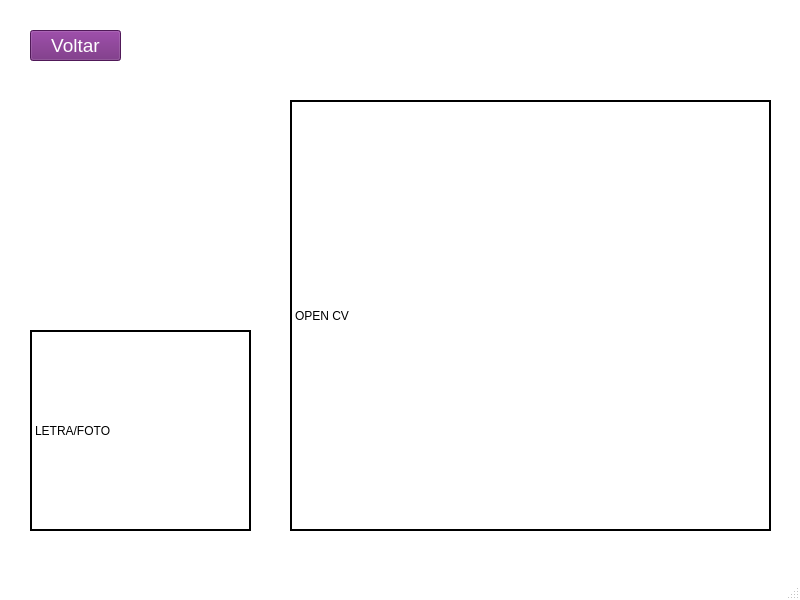
<?xml version="1.0" encoding="UTF-8"?>
<ui version="4.0">
 <class>Testar</class>
 <widget class="QMainWindow" name="Testar">
  <property name="geometry">
   <rect>
    <x>0</x>
    <y>0</y>
    <width>800</width>
    <height>600</height>
   </rect>
  </property>
  <property name="minimumSize">
   <size>
    <width>800</width>
    <height>600</height>
   </size>
  </property>
  <property name="maximumSize">
   <size>
    <width>800</width>
    <height>600</height>
   </size>
  </property>
  <property name="palette">
   <palette>
    <active>
     <colorrole role="WindowText">
      <brush brushstyle="SolidPattern">
       <color alpha="255">
        <red>0</red>
        <green>0</green>
        <blue>0</blue>
       </color>
      </brush>
     </colorrole>
     <colorrole role="Button">
      <brush brushstyle="SolidPattern">
       <color alpha="255">
        <red>255</red>
        <green>255</green>
        <blue>255</blue>
       </color>
      </brush>
     </colorrole>
     <colorrole role="Light">
      <brush brushstyle="SolidPattern">
       <color alpha="255">
        <red>255</red>
        <green>255</green>
        <blue>255</blue>
       </color>
      </brush>
     </colorrole>
     <colorrole role="Midlight">
      <brush brushstyle="SolidPattern">
       <color alpha="255">
        <red>255</red>
        <green>255</green>
        <blue>255</blue>
       </color>
      </brush>
     </colorrole>
     <colorrole role="Dark">
      <brush brushstyle="SolidPattern">
       <color alpha="255">
        <red>127</red>
        <green>127</green>
        <blue>127</blue>
       </color>
      </brush>
     </colorrole>
     <colorrole role="Mid">
      <brush brushstyle="SolidPattern">
       <color alpha="255">
        <red>170</red>
        <green>170</green>
        <blue>170</blue>
       </color>
      </brush>
     </colorrole>
     <colorrole role="Text">
      <brush brushstyle="SolidPattern">
       <color alpha="255">
        <red>0</red>
        <green>0</green>
        <blue>0</blue>
       </color>
      </brush>
     </colorrole>
     <colorrole role="BrightText">
      <brush brushstyle="SolidPattern">
       <color alpha="255">
        <red>255</red>
        <green>255</green>
        <blue>255</blue>
       </color>
      </brush>
     </colorrole>
     <colorrole role="ButtonText">
      <brush brushstyle="SolidPattern">
       <color alpha="255">
        <red>0</red>
        <green>0</green>
        <blue>0</blue>
       </color>
      </brush>
     </colorrole>
     <colorrole role="Base">
      <brush brushstyle="SolidPattern">
       <color alpha="255">
        <red>255</red>
        <green>255</green>
        <blue>255</blue>
       </color>
      </brush>
     </colorrole>
     <colorrole role="Window">
      <brush brushstyle="SolidPattern">
       <color alpha="255">
        <red>255</red>
        <green>255</green>
        <blue>255</blue>
       </color>
      </brush>
     </colorrole>
     <colorrole role="Shadow">
      <brush brushstyle="SolidPattern">
       <color alpha="255">
        <red>0</red>
        <green>0</green>
        <blue>0</blue>
       </color>
      </brush>
     </colorrole>
     <colorrole role="AlternateBase">
      <brush brushstyle="SolidPattern">
       <color alpha="255">
        <red>255</red>
        <green>255</green>
        <blue>255</blue>
       </color>
      </brush>
     </colorrole>
     <colorrole role="ToolTipBase">
      <brush brushstyle="SolidPattern">
       <color alpha="255">
        <red>255</red>
        <green>255</green>
        <blue>220</blue>
       </color>
      </brush>
     </colorrole>
     <colorrole role="ToolTipText">
      <brush brushstyle="SolidPattern">
       <color alpha="255">
        <red>0</red>
        <green>0</green>
        <blue>0</blue>
       </color>
      </brush>
     </colorrole>
     <colorrole role="PlaceholderText">
      <brush brushstyle="SolidPattern">
       <color alpha="128">
        <red>0</red>
        <green>0</green>
        <blue>0</blue>
       </color>
      </brush>
     </colorrole>
    </active>
    <inactive>
     <colorrole role="WindowText">
      <brush brushstyle="SolidPattern">
       <color alpha="255">
        <red>0</red>
        <green>0</green>
        <blue>0</blue>
       </color>
      </brush>
     </colorrole>
     <colorrole role="Button">
      <brush brushstyle="SolidPattern">
       <color alpha="255">
        <red>255</red>
        <green>255</green>
        <blue>255</blue>
       </color>
      </brush>
     </colorrole>
     <colorrole role="Light">
      <brush brushstyle="SolidPattern">
       <color alpha="255">
        <red>255</red>
        <green>255</green>
        <blue>255</blue>
       </color>
      </brush>
     </colorrole>
     <colorrole role="Midlight">
      <brush brushstyle="SolidPattern">
       <color alpha="255">
        <red>255</red>
        <green>255</green>
        <blue>255</blue>
       </color>
      </brush>
     </colorrole>
     <colorrole role="Dark">
      <brush brushstyle="SolidPattern">
       <color alpha="255">
        <red>127</red>
        <green>127</green>
        <blue>127</blue>
       </color>
      </brush>
     </colorrole>
     <colorrole role="Mid">
      <brush brushstyle="SolidPattern">
       <color alpha="255">
        <red>170</red>
        <green>170</green>
        <blue>170</blue>
       </color>
      </brush>
     </colorrole>
     <colorrole role="Text">
      <brush brushstyle="SolidPattern">
       <color alpha="255">
        <red>0</red>
        <green>0</green>
        <blue>0</blue>
       </color>
      </brush>
     </colorrole>
     <colorrole role="BrightText">
      <brush brushstyle="SolidPattern">
       <color alpha="255">
        <red>255</red>
        <green>255</green>
        <blue>255</blue>
       </color>
      </brush>
     </colorrole>
     <colorrole role="ButtonText">
      <brush brushstyle="SolidPattern">
       <color alpha="255">
        <red>0</red>
        <green>0</green>
        <blue>0</blue>
       </color>
      </brush>
     </colorrole>
     <colorrole role="Base">
      <brush brushstyle="SolidPattern">
       <color alpha="255">
        <red>255</red>
        <green>255</green>
        <blue>255</blue>
       </color>
      </brush>
     </colorrole>
     <colorrole role="Window">
      <brush brushstyle="SolidPattern">
       <color alpha="255">
        <red>255</red>
        <green>255</green>
        <blue>255</blue>
       </color>
      </brush>
     </colorrole>
     <colorrole role="Shadow">
      <brush brushstyle="SolidPattern">
       <color alpha="255">
        <red>0</red>
        <green>0</green>
        <blue>0</blue>
       </color>
      </brush>
     </colorrole>
     <colorrole role="AlternateBase">
      <brush brushstyle="SolidPattern">
       <color alpha="255">
        <red>255</red>
        <green>255</green>
        <blue>255</blue>
       </color>
      </brush>
     </colorrole>
     <colorrole role="ToolTipBase">
      <brush brushstyle="SolidPattern">
       <color alpha="255">
        <red>255</red>
        <green>255</green>
        <blue>220</blue>
       </color>
      </brush>
     </colorrole>
     <colorrole role="ToolTipText">
      <brush brushstyle="SolidPattern">
       <color alpha="255">
        <red>0</red>
        <green>0</green>
        <blue>0</blue>
       </color>
      </brush>
     </colorrole>
     <colorrole role="PlaceholderText">
      <brush brushstyle="SolidPattern">
       <color alpha="128">
        <red>0</red>
        <green>0</green>
        <blue>0</blue>
       </color>
      </brush>
     </colorrole>
    </inactive>
    <disabled>
     <colorrole role="WindowText">
      <brush brushstyle="SolidPattern">
       <color alpha="255">
        <red>127</red>
        <green>127</green>
        <blue>127</blue>
       </color>
      </brush>
     </colorrole>
     <colorrole role="Button">
      <brush brushstyle="SolidPattern">
       <color alpha="255">
        <red>255</red>
        <green>255</green>
        <blue>255</blue>
       </color>
      </brush>
     </colorrole>
     <colorrole role="Light">
      <brush brushstyle="SolidPattern">
       <color alpha="255">
        <red>255</red>
        <green>255</green>
        <blue>255</blue>
       </color>
      </brush>
     </colorrole>
     <colorrole role="Midlight">
      <brush brushstyle="SolidPattern">
       <color alpha="255">
        <red>255</red>
        <green>255</green>
        <blue>255</blue>
       </color>
      </brush>
     </colorrole>
     <colorrole role="Dark">
      <brush brushstyle="SolidPattern">
       <color alpha="255">
        <red>127</red>
        <green>127</green>
        <blue>127</blue>
       </color>
      </brush>
     </colorrole>
     <colorrole role="Mid">
      <brush brushstyle="SolidPattern">
       <color alpha="255">
        <red>170</red>
        <green>170</green>
        <blue>170</blue>
       </color>
      </brush>
     </colorrole>
     <colorrole role="Text">
      <brush brushstyle="SolidPattern">
       <color alpha="255">
        <red>127</red>
        <green>127</green>
        <blue>127</blue>
       </color>
      </brush>
     </colorrole>
     <colorrole role="BrightText">
      <brush brushstyle="SolidPattern">
       <color alpha="255">
        <red>255</red>
        <green>255</green>
        <blue>255</blue>
       </color>
      </brush>
     </colorrole>
     <colorrole role="ButtonText">
      <brush brushstyle="SolidPattern">
       <color alpha="255">
        <red>127</red>
        <green>127</green>
        <blue>127</blue>
       </color>
      </brush>
     </colorrole>
     <colorrole role="Base">
      <brush brushstyle="SolidPattern">
       <color alpha="255">
        <red>255</red>
        <green>255</green>
        <blue>255</blue>
       </color>
      </brush>
     </colorrole>
     <colorrole role="Window">
      <brush brushstyle="SolidPattern">
       <color alpha="255">
        <red>255</red>
        <green>255</green>
        <blue>255</blue>
       </color>
      </brush>
     </colorrole>
     <colorrole role="Shadow">
      <brush brushstyle="SolidPattern">
       <color alpha="255">
        <red>0</red>
        <green>0</green>
        <blue>0</blue>
       </color>
      </brush>
     </colorrole>
     <colorrole role="AlternateBase">
      <brush brushstyle="SolidPattern">
       <color alpha="255">
        <red>255</red>
        <green>255</green>
        <blue>255</blue>
       </color>
      </brush>
     </colorrole>
     <colorrole role="ToolTipBase">
      <brush brushstyle="SolidPattern">
       <color alpha="255">
        <red>255</red>
        <green>255</green>
        <blue>220</blue>
       </color>
      </brush>
     </colorrole>
     <colorrole role="ToolTipText">
      <brush brushstyle="SolidPattern">
       <color alpha="255">
        <red>0</red>
        <green>0</green>
        <blue>0</blue>
       </color>
      </brush>
     </colorrole>
     <colorrole role="PlaceholderText">
      <brush brushstyle="SolidPattern">
       <color alpha="128">
        <red>0</red>
        <green>0</green>
        <blue>0</blue>
       </color>
      </brush>
     </colorrole>
    </disabled>
   </palette>
  </property>
  <property name="windowTitle">
   <string>MainWindow</string>
  </property>
  <widget class="QWidget" name="centralwidget">
   <widget class="QPushButton" name="start_button_2">
    <property name="geometry">
     <rect>
      <x>30</x>
      <y>30</y>
      <width>91</width>
      <height>31</height>
     </rect>
    </property>
    <property name="font">
     <font>
      <pointsize>14</pointsize>
     </font>
    </property>
    <property name="styleSheet">
     <string notr="true">background-color: rgb(112, 35, 123);
color: rgb(255, 255, 255);</string>
    </property>
    <property name="text">
     <string>Voltar</string>
    </property>
   </widget>
   <widget class="QLabel" name="label_3">
    <property name="geometry">
     <rect>
      <x>290</x>
      <y>100</y>
      <width>481</width>
      <height>431</height>
     </rect>
    </property>
    <property name="frameShape">
     <enum>QFrame::WinPanel</enum>
    </property>
    <property name="frameShadow">
     <enum>QFrame::Plain</enum>
    </property>
    <property name="lineWidth">
     <number>4</number>
    </property>
    <property name="text">
     <string>OPEN CV</string>
    </property>
   </widget>
   <widget class="QLabel" name="label_4">
    <property name="geometry">
     <rect>
      <x>30</x>
      <y>330</y>
      <width>221</width>
      <height>201</height>
     </rect>
    </property>
    <property name="frameShape">
     <enum>QFrame::WinPanel</enum>
    </property>
    <property name="frameShadow">
     <enum>QFrame::Plain</enum>
    </property>
    <property name="lineWidth">
     <number>4</number>
    </property>
    <property name="text">
     <string>LETRA/FOTO</string>
    </property>
   </widget>
  </widget>
  <widget class="QMenuBar" name="menubar">
   <property name="geometry">
    <rect>
     <x>0</x>
     <y>0</y>
     <width>800</width>
     <height>20</height>
    </rect>
   </property>
  </widget>
  <widget class="QStatusBar" name="statusbar"/>
 </widget>
 <resources/>
 <connections/>
</ui>
